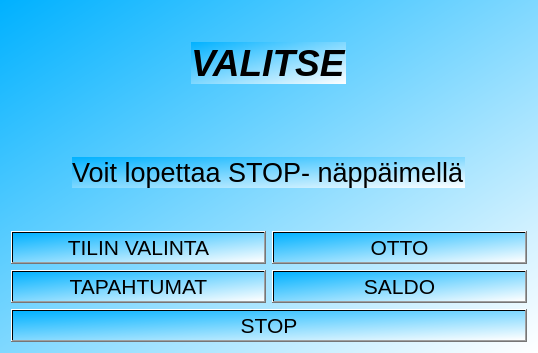
<?xml version="1.0" encoding="UTF-8"?>
<ui version="4.0">
 <class>mainmenu</class>
 <widget class="QDialog" name="mainmenu">
  <property name="geometry">
   <rect>
    <x>0</x>
    <y>0</y>
    <width>538</width>
    <height>353</height>
   </rect>
  </property>
  <property name="acceptDrops">
   <bool>false</bool>
  </property>
  <property name="windowTitle">
   <string>Dialog</string>
  </property>
  <property name="autoFillBackground">
   <bool>false</bool>
  </property>
  <property name="styleSheet">
   <string notr="true">background-color: qlineargradient(spread:pad, x1:0, y1:0, x2:1, y2:1, stop:0 rgba(0, 177, 255, 255), stop:1 rgba(255, 255, 255, 255));</string>
  </property>
  <layout class="QGridLayout" name="gridLayout_2">
   <item row="0" column="0" alignment="Qt::AlignHCenter|Qt::AlignVCenter">
    <widget class="QLabel" name="label">
     <property name="font">
      <font>
       <pointsize>28</pointsize>
       <italic>true</italic>
       <bold>true</bold>
      </font>
     </property>
     <property name="text">
      <string>VALITSE</string>
     </property>
    </widget>
   </item>
   <item row="2" column="0">
    <layout class="QGridLayout" name="gridLayout">
     <property name="sizeConstraint">
      <enum>QLayout::SetDefaultConstraint</enum>
     </property>
     <item row="2" column="1">
      <widget class="QPushButton" name="saldo">
       <property name="font">
        <font>
         <pointsize>16</pointsize>
         <italic>false</italic>
         <bold>false</bold>
        </font>
       </property>
       <property name="autoFillBackground">
        <bool>false</bool>
       </property>
       <property name="styleSheet">
        <string notr="true">selection-background-color: rgb(85, 255, 255);</string>
       </property>
       <property name="text">
        <string>SALDO</string>
       </property>
      </widget>
     </item>
     <item row="1" column="0">
      <widget class="QPushButton" name="tilinvalinta">
       <property name="font">
        <font>
         <pointsize>16</pointsize>
         <italic>false</italic>
         <bold>false</bold>
        </font>
       </property>
       <property name="autoFillBackground">
        <bool>false</bool>
       </property>
       <property name="text">
        <string>TILIN VALINTA</string>
       </property>
      </widget>
     </item>
     <item row="2" column="0">
      <widget class="QPushButton" name="tapahtumat">
       <property name="font">
        <font>
         <pointsize>16</pointsize>
         <italic>false</italic>
         <bold>false</bold>
        </font>
       </property>
       <property name="autoFillBackground">
        <bool>false</bool>
       </property>
       <property name="text">
        <string>TAPAHTUMAT</string>
       </property>
      </widget>
     </item>
     <item row="1" column="1">
      <widget class="QPushButton" name="otto">
       <property name="font">
        <font>
         <pointsize>16</pointsize>
         <italic>false</italic>
         <bold>false</bold>
        </font>
       </property>
       <property name="autoFillBackground">
        <bool>false</bool>
       </property>
       <property name="text">
        <string>OTTO</string>
       </property>
      </widget>
     </item>
    </layout>
   </item>
   <item row="1" column="0" alignment="Qt::AlignHCenter|Qt::AlignVCenter">
    <widget class="QLabel" name="label_2">
     <property name="font">
      <font>
       <pointsize>20</pointsize>
      </font>
     </property>
     <property name="text">
      <string>Voit lopettaa STOP- näppäimellä</string>
     </property>
    </widget>
   </item>
   <item row="3" column="0">
    <widget class="QPushButton" name="stopmenu">
     <property name="font">
      <font>
       <pointsize>16</pointsize>
       <bold>false</bold>
      </font>
     </property>
     <property name="autoFillBackground">
      <bool>false</bool>
     </property>
     <property name="styleSheet">
      <string notr="true">selection-background-color: rgb(255, 0, 0);
selection-background-color: rgb(85, 170, 255);</string>
     </property>
     <property name="text">
      <string>STOP</string>
     </property>
    </widget>
   </item>
  </layout>
 </widget>
 <resources/>
 <connections/>
</ui>
